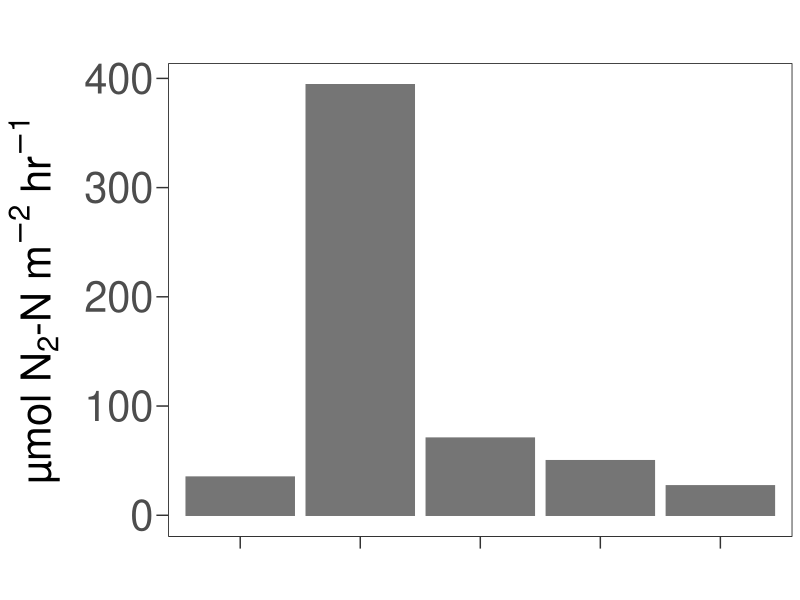
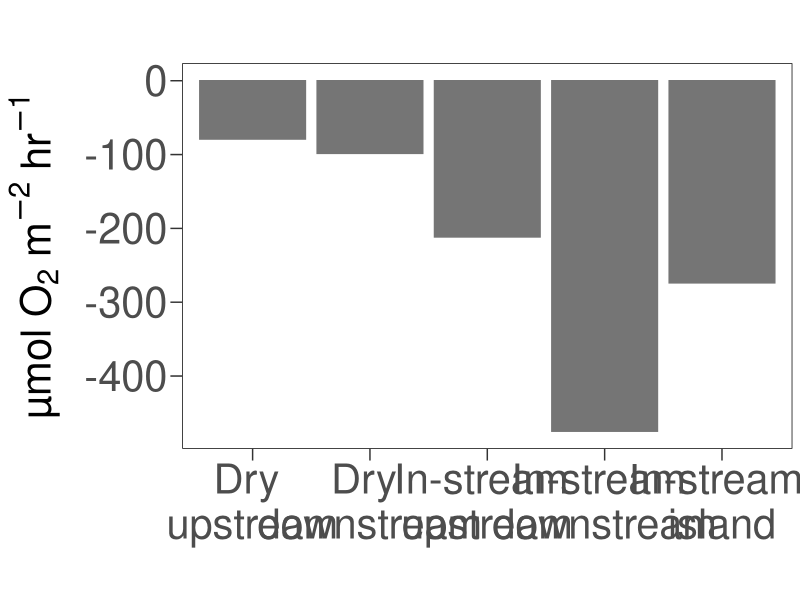
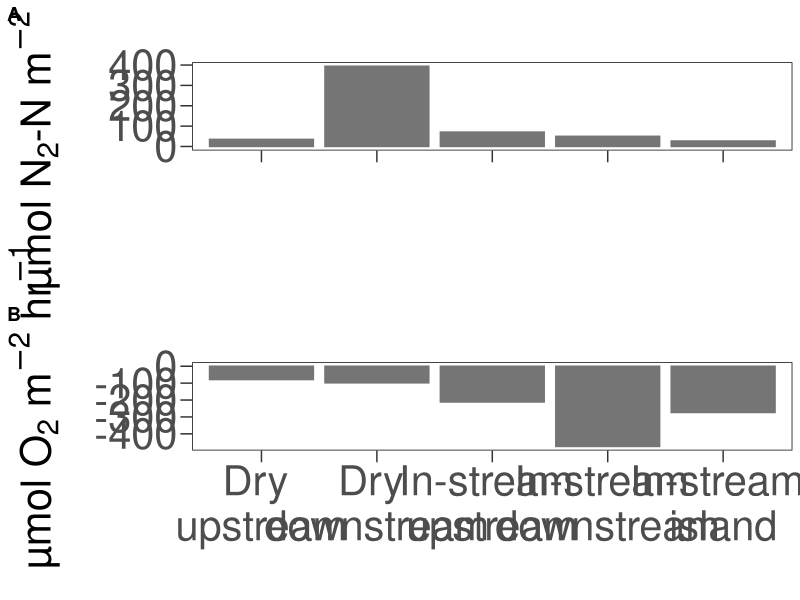
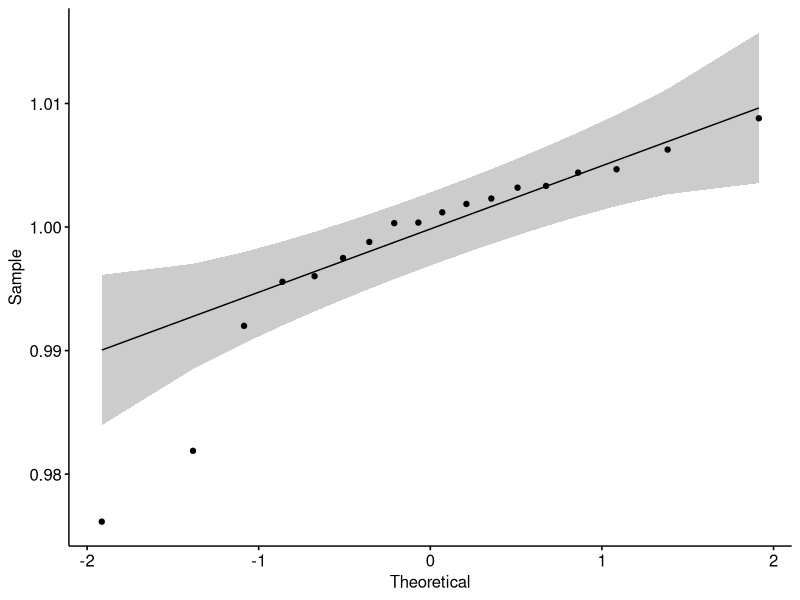
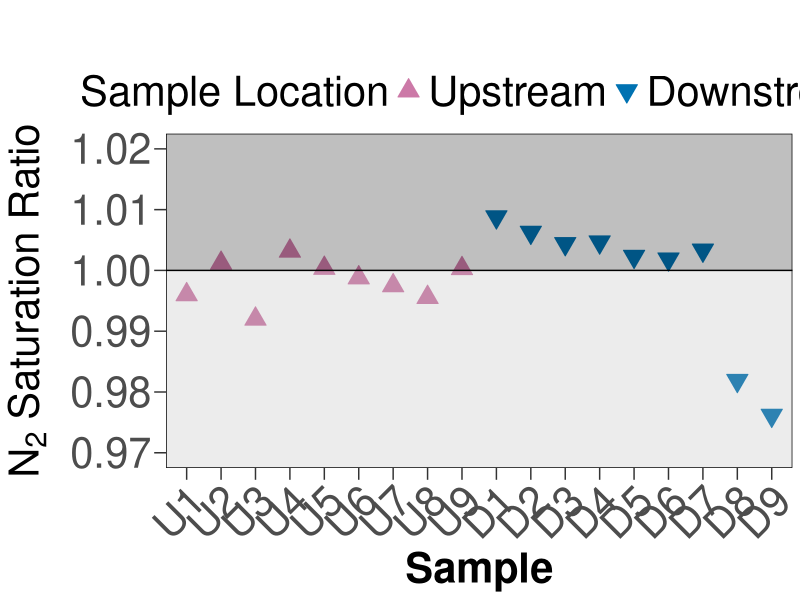

These charts were generated, in order, by the following R code:
## ---- chunk 1
knitr::opts_chunk$set(echo = TRUE)
rm(list=ls())
knitr::opts_knit$set(root.dir="~/GitHub/TownCreekWater/analyses/")
## ---- chunk 2
require("tidyverse")
require("ggpubr")
require("rstatix")
## ---- chunk 3
# From: http://www.cookbook-r.com/Graphs/Colors_(ggplot2)/

cbbPalette <- c("#000000", "#E69F00", "#56B4E9", "#009E73", "#F0E442", "#0072B2", "#D55E00", "#CC79A7")
## ---- chunk 4
SedSlurryFlux <- read.csv("../data/MIMS/Oct24/CalculatedSedSlurryFluxes.csv")

NetNratios <- read.csv("../data/MIMS/Oct24/NetNRatios.csv")
## ---- chunk 5
SedSlurryFlux$axis_labels <- factor(x = c("In-stream \nupstream", "In-stream \nisland", "In-stream \ndownstream", "Dry \nupstream", "Dry \ndownstream"), levels = c("Dry \nupstream", "Dry \ndownstream", "In-stream \nupstream", "In-stream \ndownstream", "In-stream \nisland"))
## ---- chunk 6
SedSlurryN.plot <- ggplot(data = SedSlurryFlux, aes(x=axis_labels, y=FinalFluxValue.umol.hr.m2._N)) +
  geom_bar(stat = "identity", position = position_dodge(), fill = "gray46", color = "gray46")+
  theme_bw() +
  #Remove plot grid lines
  theme(panel.grid.major = element_blank(), panel.grid.minor = element_blank()) + 
  #Set axis title and text properties, tick marks, and labels
  theme(text=element_text(size=30),axis.title=element_text(size=30,face="bold"),
          axis.text=element_text(size=30),  
          axis.title.y=element_text(margin=margin(r=10)),
          panel.border = element_rect(colour = "black",linetype=1),strip.text = element_text(size = 30), legend.position="right", legend.title = element_text(size=30), legend.text=element_text(size=30)) + 
          theme(axis.ticks.length=unit(0.3,"cm")) + 
          labs(x = "", y = expression(paste("µmol N"[2],"-N m"^{-2}," hr"^{-1})), title="") +
  theme(rect=element_rect(fill="transparent"))+
  theme(plot.background = element_rect(color=NA))+
  theme(axis.text.x = element_blank())

SedSlurryN.plot
## ---- chunk 7
SedSlurryO2.plot <- ggplot(data = SedSlurryFlux, aes(x=axis_labels, y=FinalFluxValue.umol.hr.m2._O2)) +
  geom_bar(stat = "identity", position = position_dodge(), fill = "gray46", color = "gray46")+
  theme_bw() +
  #Remove plot grid lines
  theme(panel.grid.major = element_blank(), panel.grid.minor = element_blank()) + 
  #Set axis title and text properties, tick marks, and labels
  theme(text=element_text(size=30),axis.title=element_text(size=30,face="bold"),
          axis.text=element_text(size=30),  
          axis.title.y=element_text(margin=margin(r=10)),
          panel.border = element_rect(colour = "black",linetype=1),strip.text = element_text(size = 30), legend.position="right", legend.title = element_text(size=30), legend.text=element_text(size=30)) + 
          theme(axis.ticks.length=unit(0.3,"cm")) + 
          labs(x = "", y = expression(paste("µmol O"[2]," m"^{-2}," hr"^{-1})), title="") +
  theme(rect=element_rect(fill="transparent"))+
  theme(plot.background = element_rect(color=NA))

SedSlurryO2.plot
## ---- chunk 8
# 2 panel figure, pre-post on the left, all groups on the right
MIMS_2panel.plot <- ggarrange(SedSlurryN.plot, SedSlurryO2.plot, ncol = 1, nrow = 2, legend = "none", align = "hv", labels = c("A", "B"))

MIMS_2panel.plot

#ggsave("../figures/MIMS_SedSlurry_2Panel.png", plot=MIMS_2panel.plot, device="png", path=NULL, scale=1, width=15, height=12, dpi=600, limitsize=TRUE, bg="white")
## ---- chunk 9
# test for extreme outliers:
Outliers <- NetNratios %>%
  identify_outliers(NetNratio)
Outliers
  # two outliers, but not extreme, so passes assumption.

# test normality:
NetNratios %>%
  shapiro_test(NetNratio)
  # Not normally distributed

  # QQ plot:
ggqqplot(NetNratios, "NetNratio")

# Not normal, so use Wilcoxon-Rank Sum test:
NetN_vs_1_Wilcox <- wilcox.test(NetNratios$NetNratio, alternative = "two.sided", mu = 1, paired = F, data = NetNratios)
  # maintain null hypothesis that NetN ratio = 1 (neither net denitrifying nor N-fixing)

# Subset for upstream:
NetN_vs_1_Wilcox_upstream <- wilcox.test(NetNratios$NetNratio, alternative = "two.sided", mu = 1, paired = F, data = NetNratios[1:9,])
  # maintain null hypothesis that NetN ratio = 1 (neither net denitrifying nor N-fixing)

# Subset for downstream:
NetN_vs_1_Wilcox_downstream <- wilcox.test(NetNratios$NetNratio, alternative = "two.sided", mu = 1, paired = F, data = NetNratios[10:18,])
  # maintain null hypothesis that NetN ratio = 1 (neither net denitrifying nor N-fixing)

# T tests:
NetN_vs_1_Ttest <- t_test(NetNratios, formula = NetNratio ~ 1, alternative = "two.sided", mu = 1)
NetN_vs_1_Ttest_up <- t_test(NetNratios[1:9,], formula = NetNratio ~ 1, alternative = "two.sided", mu = 1)
NetN_vs_1_Ttest_down <- t_test(NetNratios[10:18,], formula = NetNratio ~ 1, alternative = "two.sided", mu = 1)
NetN_vs_1_Ttest_down_drop_outliers <- t_test(NetNratios[10:16,], formula = NetNratio ~ 1, alternative = "two.sided", mu = 1)
## ---- chunk 10
# Add short name column for X-axis:
NetNratios$shortID <- factor(c("U1", "U2", "U3", "U4", "U5", "U6", "U7", "U8", "U9", "D1", "D2", "D3", "D4", "D5", "D6", "D7", "D8", "D9"), levels = c(c("U1", "U2", "U3", "U4", "U5", "U6", "U7", "U8", "U9", "D1", "D2", "D3", "D4", "D5", "D6", "D7", "D8", "D9")))

NetNratios$Location <- as.factor(NetNratios$Location)
NetNratios$Location <- factor(NetNratios$Location, levels = c("upstream", "downstream"))

# Plus or minus one standard deviation limits:
y_mean <- mean(NetNratios$NetNratio)
y_sd <- sd(NetNratios$NetNratio)
y_limits <- c(y_mean - (3*y_sd), y_mean + (3*y_sd))
## ---- chunk 11
NetNratios.plot <- ggplot(data = NetNratios, aes(x=shortID, y=NetNratio, color = Location, fill = Location, shape = Location)) +
  geom_point(size = 5)+
  scale_color_manual(values=c("#CC79A7","#0072B2"), labels = c("Upstream", "Downstream"), name="Sample Location") +
  scale_shape_manual(values = c(24, 25), labels = c("Upstream", "Downstream"), name = "Sample Location")+
  scale_fill_manual(values = c("#CC79A7","#0072B2"), labels = c("Upstream", "Downstream"), name="Sample Location")+
  annotate("rect", xmin = -Inf, xmax = Inf, ymin = -Inf, ymax = 1.00, fill = "grey70", alpha = 0.25) +
  # Add shading above y = 1
  annotate("rect", xmin = -Inf, xmax = Inf, ymin = 1.00, ymax = Inf, fill = "grey1", alpha = 0.25) +
  geom_hline(yintercept = 1.00)+
  theme_bw() +
  #Remove plot grid lines
  theme(panel.grid.major = element_blank(), panel.grid.minor = element_blank()) + 
  #Set axis title and text properties, tick marks, and labels
  theme(text=element_text(size=30),axis.title=element_text(size=30,face="bold"),
          axis.text=element_text(size=30),  
          axis.title.y=element_text(margin=margin(r=10)),
          panel.border = element_rect(colour = "black",linetype=1),strip.text = element_text(size = 30), legend.position="top", legend.title = element_text(size=30), legend.text=element_text(size=30)) + 
          theme(axis.ticks.length=unit(0.3,"cm")) + 
          labs(x = "Sample", y = expression(paste("N"[2]," Saturation Ratio")), title="") +
  theme(rect=element_rect(fill="transparent"))+
  theme(plot.background = element_rect(color=NA), axis.text.x = element_text(angle=45, hjust = 1))+
  scale_y_continuous(limits = round(y_limits, digits = 2))
  #scale_y_continuous(limits = c(0.95, 1.05))
  #scale_y_continuous(limits = range(NetNratios$NetNratio))

NetNratios.plot

#ggsave("../figures/NetRatios.png", plot=NetNratios.plot, device="png", path=NULL, scale=1, width=11, height=8, dpi=600, limitsize=TRUE, bg="white")
